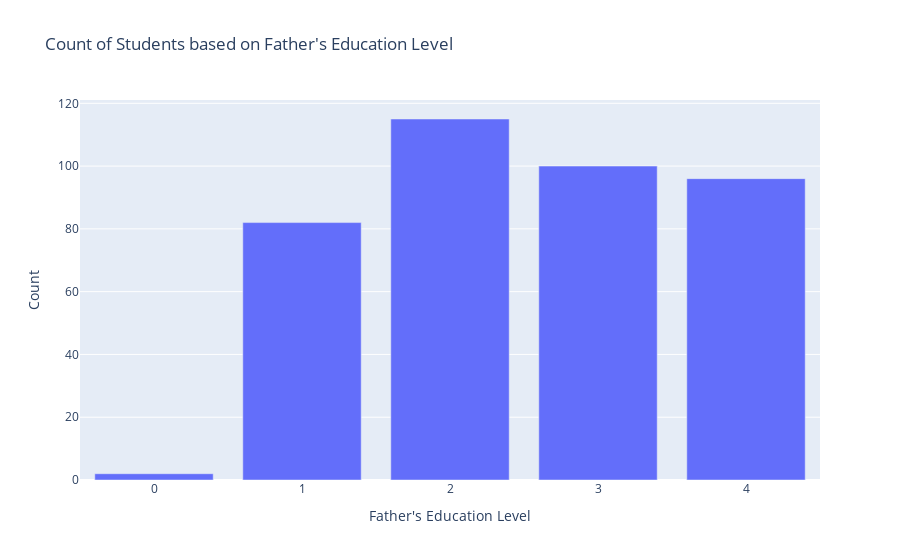

Notebook cell for this chart:
### Markdown cell above
# Visualization

### Code cell
# plot to visualize the count of students for each level of father's education:
import plotly.express as px

father_education_count = df_math['Fedu'].value_counts().sort_index()
fig = px.bar(x=father_education_count.index, y=father_education_count.values, labels={'x': "Father's Education Level", 'y': 'Count'},
             title="Count of Students based on Father's Education Level")
fig.show()

### Figure 1 — Plotly figure (JSON) as saved in the notebook; plotly's stock layout.template omitted (floating-point values rounded to 4 significant figures)
{"data": [{"alignmentgroup": "True", "hovertemplate": "Father's Education Level=%{x}<br>Count=%{y}<extra></extra>", "legendgroup": "", "marker": {"color": "#636efa", "pattern": {"shape": ""}}, "name": "", "offsetgroup": "", "orientation": "v", "showlegend": false, "textposition": "auto", "type": "bar", "x": [0, 1, 2, 3, 4], "xaxis": "x", "y": [2, 82, 115, 100, 96], "yaxis": "y"}], "layout": {"barmode": "relative", "legend": {"tracegroupgap": 0}, "title": {"text": "Count of Students based on Father's Education Level"}, "xaxis": {"anchor": "y", "domain": [0, 1], "title": {"text": "Father's Education Level"}}, "yaxis": {"anchor": "x", "domain": [0, 1], "title": {"text": "Count"}}}}
